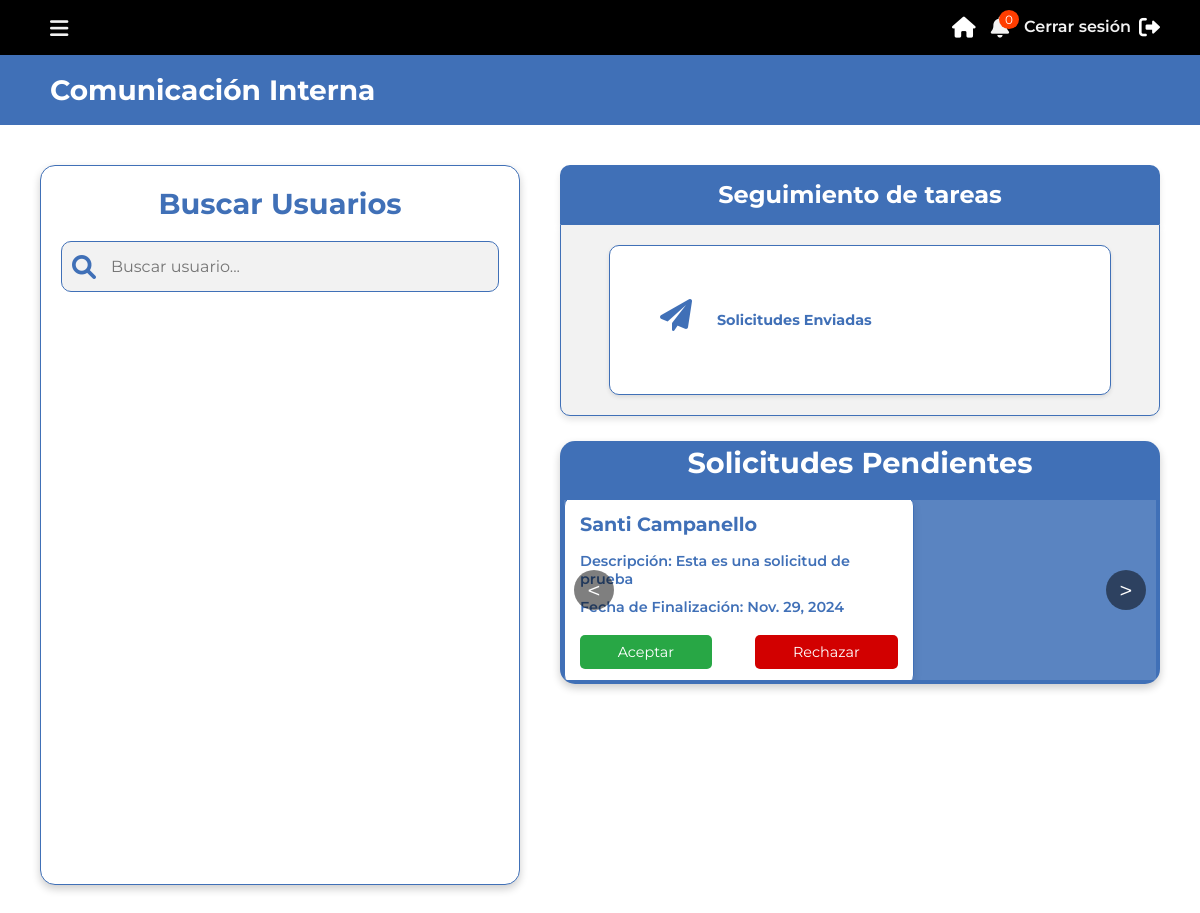
/comunicacion-interna/ (signed in), run on the app's committed database.
### core/models.py (models this page shows, shortened)
class SolicitudTarea(models.Model):
    ESTADOS = [
        ('pendiente', 'Pendiente'),
        ('aceptada', 'Aceptada'),
        ('rechazada', 'Rechazada'),
    ]
    solicitante = models.ForeignKey(User, related_name='solicitudes_enviadas', on_delete=models.CASCADE)
    destinatario = models.ForeignKey(User, related_name='solicitudes_recibidas', on_delete=models.CASCADE)
    descripcion = models.TextField()
    fecha_creacion = models.DateTimeField(auto_now_add=True)
    fecha_finalizacion = models.DateField(default=date.today)
    estado = models.CharField(max_length=10, choices=ESTADOS, default='pendiente')
    motivo_rechazo = models.TextField(blank=True, null=True)

class CustomUser(AbstractUser):
    sectores = models.ManyToManyField(Sector, related_name='usuarios', blank=True)
    profile_picture = models.ImageField(upload_to='profile_pictures/', blank=True, null=True)
    groups = models.ManyToManyField(
        'auth.Group',
        related_name='customuser_set',
        blank=True,
        help_text=('The groups this user belongs to. A user will get all permissions '
                   'granted to each of their groups.'),
        verbose_name=('groups'),
    )
    user_permissions = models.ManyToManyField(
        'auth.Permission',
        related_name='customuser_set',
        blank=True,
        help_text=('Specific permissions for this user.'),
        verbose_name=('user permissions'),
    )

### core/views.py (the view)
# urls.py: path('comunicacion-interna/', views.comunicacion_interna, name='comunicacion_interna'),
@loading_view
@login_required
def comunicacion_interna(request):
    solicitudes = SolicitudTarea.objects.filter(destinatario=request.user, estado='pendiente')
    return render(request, 'comunicacion_interna.html', {'solicitudes': solicitudes})

### core/context_processors.py (called while the page is built)
def notificaciones_context(request):
    if request.user.is_authenticated:
        notificaciones_no_leidas = Notificacion.objects.filter(
            tarea__sector__in=request.user.sectores.all(),
            leida=False
        )
        return {
            'notificaciones_no_leidas': notificaciones_no_leidas,
            'cantidad_no_leidas': notificaciones_no_leidas.count(),
        }
    return {}

### core/views.py (called while the page is built)
def loading_view(view_func):
    @wraps(view_func)
    def wrapper(request, *args, **kwargs):
        if request.GET.get('loading') == 'true':
            return render(request, 'loading.html')
        return view_func(request, *args, **kwargs)
    return wrapper

### templates/comunicacion_interna.html (shortened to what this page needs)
{% load static %}
<!DOCTYPE html>
<html lang="es">
<head>
    <link rel="stylesheet" href="{% static 'css/comunicacion_interna.css' %}">
</head>
<body>
    {% include 'loading.html' %}
    {% include "header.html" %}
    <div class="section-title">
        <div class="section-design">
            <h2>Comunicación Interna</h2>
        </div>
    </div>
    <div class="panel-comunicacion">
        <div class="contenedor-busqueda">
            <h2>Buscar Usuarios</h2>
            <div class="barra-busqueda">
                <i class="fas fa-search"></i>
                <input type="text" placeholder="Buscar usuario..." id="input-busqueda-usuarios">
            </div>
            <div class="resultados-busqueda" id="resultados-busqueda">
            </div>
        </div>
        <div class="solicitudes-all">
            <div class="solicitud-seguimiento">
                <div class="contenedor-title">
                    <h3>Seguimiento de tareas</h3>
                </div>
                <div class="contenedor-buttons">
                    <div class="button-container">
                        <button class="btn-seguimiento" onclick="window.location.href='{% url 'solicitudes_enviadas' %}'">
                            <i class="fas fa-paper-plane"></i>
                            <span>Solicitudes Enviadas</span>
                        </button>
                    </div>
                </div>
            </div>
            <div class="contenedor-solicitudes">
                <h2>Solicitudes Pendientes</h2>
                <div class="slider-solicitudes">
                    <button class="slider-btn slider-btn-left">&lt;</button>
                    <div class="slider">
                        {% for solicitud in solicitudes %}
                        <div class="card-solicitud" data-solicitud-id="{{ solicitud.id }}">
                            <h3>{{ solicitud.solicitante.first_name }} {{ solicitud.solicitante.last_name }}</h3>
                            <p>Descripción: {{ solicitud.descripcion }}</p>
                            <p>Fecha de Finalización: {{ solicitud.fecha_finalizacion }}</p>
                            <div class="acciones-solicitud">
                                <form method="post" action="{% url 'aceptar_solicitud' solicitud.id %}">
                                    <button type="submit" class="btn-aceptar">Aceptar</button>
                                </form>
                                <button class="btn-posponer" data-solicitud-id="{{ solicitud.id }}">Rechazar</button>
                            </div>
                        </div>
                        {% empty %}
                        <p>.</p>
                        {% endfor %}
                    </div>
                    <button class="slider-btn slider-btn-right">&gt;</button>
                </div>
            </div>
    </div>
</body>
</html>

### static/CSS/loading.css (style rules this page uses)
:root { --primary-color: #4070B7; --secondary-color: #ffffff; --background-overlay: rgba(255, 255, 255, 0.966); --loading-bar-height: 8px; --loading-bar-radius: 10px; --font-family: 'Arial', sans-serif; }
* { margin: 0; padding: 0; box-sizing: border-box; }

### static/CSS/header.css (style rules this page uses)
* { box-sizing: border-box; margin: 0; padding: 0; font-family: "Montserrat", sans-serif; }

### data on the page
SolicitudTarea: solicitante.first_name "Santi", solicitante.last_name "Campanello", descripcion "Esta es una solicitud de prueba", fecha_finalizacion "Nov. 29, 2024"

### other printed values
{{ cantidad_no_leidas }} "0"
